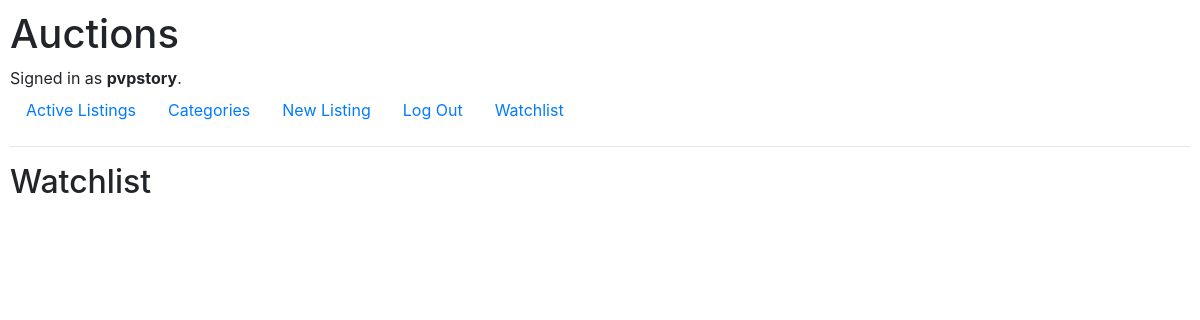
The app's page /watchlist (signed in), older data.
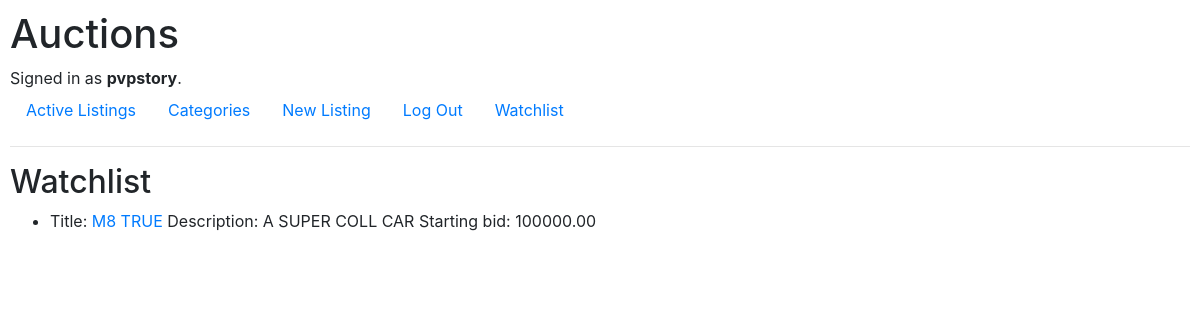
The same page, newer data.
### auctions/models.py (models this page shows, shortened)
class watchlist(models.Model):
    user = models.ForeignKey(User, on_delete=models.CASCADE)
    listing = models.ForeignKey(listings, on_delete=models.CASCADE)

class listings(models.Model):
    title = models.CharField(max_length=64)
    description = models.TextField(max_length=500)
    starting_bit = models.DecimalField(max_digits=10, decimal_places=2)
    image_URL = models.URLField(blank=True)
    creator = models.ForeignKey(User, on_delete=models.CASCADE)
    category = models.TextField(max_length=100, default="Others")
    closed = models.BooleanField(default=False)
    current_price = models.DecimalField(max_digits=10, decimal_places=2)

### auctions/views.py (the view, shortened to what this page needs)
# urls.py: path("watchlist", views.watchlist_view, name="watchlist"),
def watchlist_view(request):
    return render(request, "auctions/watchlist.html", {
        "watchlist": watchlist.objects.filter(user=request.user)
    })

### auctions/templates/auctions/watchlist.html
{% extends "auctions/layout.html" %}
{% block body %}
    <h2>Watchlist</h2>
    <ul>
    {% for item in watchlist %}
        <li>Title: <a href="/listing/{{ item.listing.id }}">{{ item.listing.title }}</a> Description: {{ item.listing.description }} Starting bid: {{ item.listing.starting_bit }}</li>
    {% endfor %}
    </ul>
{% endblock %}

Row changes from the older to the newer data that the page shows:
added watchlist: listing "M8 TRUE", listing.description "A SUPER COLL CAR", listing.starting_bit "100000.00"
